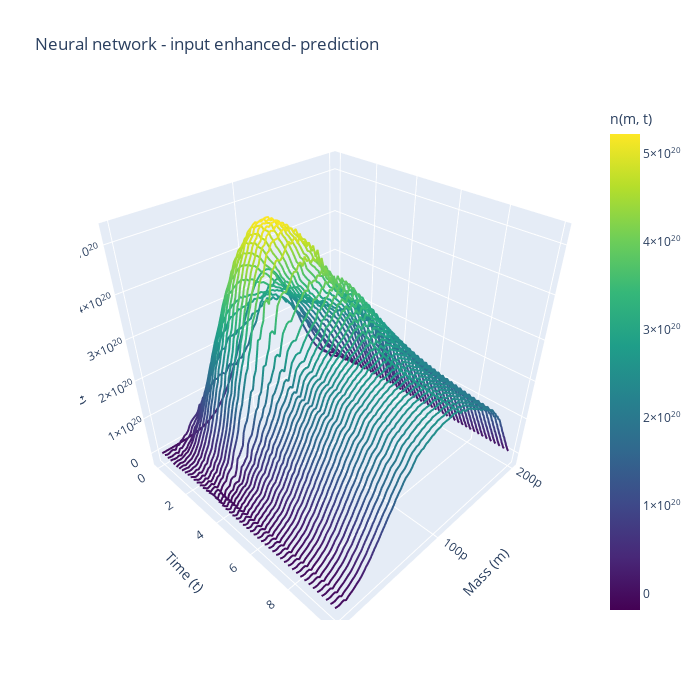

Notebook source saved alongside this figure:
### Code cell
#prediction step
n0=Dataset_plot_validation[0]["n"][:,0]
S0=Dataset_plot_validation[0]["initial_substrate"]
N_Film,S_Film = rollout(model=model3, n0=n0, s0=S0, steps=T-1, n_max=n_max, S_max=S_max,return_numpy=True)

plot_spaghetti(m=m,t=torch.linspace(0,10,T),N=N_Film,title="Neural network - input enhanced- prediction")
biomass_Film=(N_Film  * m.numpy()[:,None]).sum(axis=0) * delta_m.numpy()
plt.plot(t_eval,biomass_Film,label="Neural Network Biomass")
plt.plot(t_eval,S_Film,label="Neural Network Substrate")
plt.legend()
plt.grid()
plt.show()
